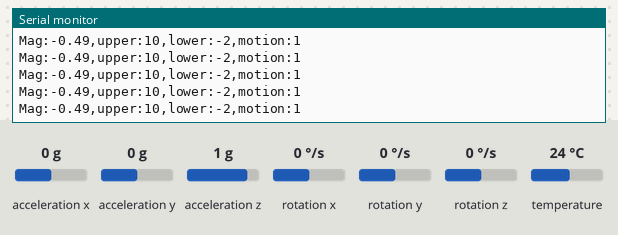
Bench run of a sketch on a simulated Arduino Leonardo, built with avr-gcc and run on an emulated ATmega32U4. Shown: the last lines printed to the serial monitor. Inputs (shaded band) come from the test bench; at power-on: acceleration x 0 g, acceleration y 0 g, acceleration z 1 g, rotation x 0 °/s, rotation y 0 °/s, rotation z 0 °/s, temperature 24 °C.

Above: at 1.3 s.
1.4 s: acceleration x set to -1.4 g
At 2.5 s:
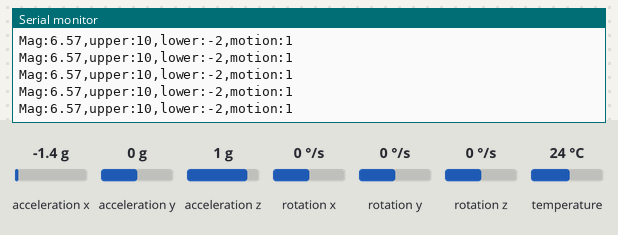
2.9 s: acceleration y set to -1.4 g
At 3.7 s:
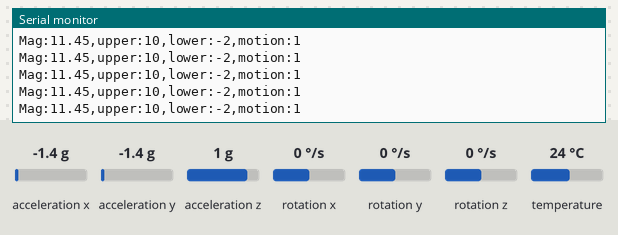
4.4 s: acceleration z set to -1.4 g
At 5.0 s:
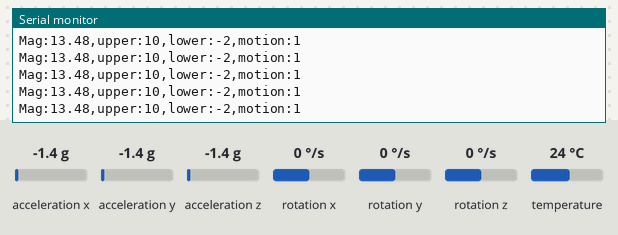
Timing chart, 0 to 7.4 s (numbered marks = the images above; inputs shaded):
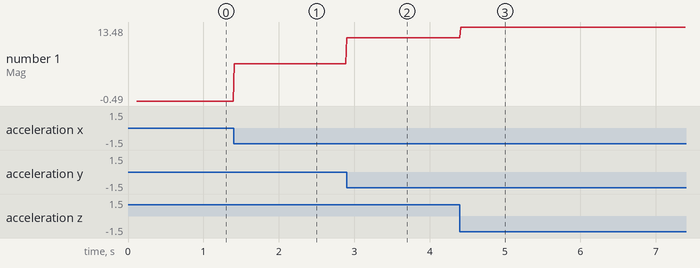

Measured:
- after the input at 1.4 s, the serial monitor: prints a new line at once (image 1)
- after the input at 2.9 s, the serial monitor: prints a new line at once (image 2)
- after the input at 4.4 s, the serial monitor: prints a new line at once (image 3)
- plotted number 1: -0.49 → 6.57 after the input at 1.4 s, 6.57 → 11.45 after the input at 2.9 s, 11.45 → 13.48 after the input at 4.4 s

The sketch:

mpu6050_test_1.ino
```cpp
#include <Adafruit_MPU6050.h>
#include <Adafruit_Sensor.h>
#include <Wire.h>

Adafruit_MPU6050 mpu;

void setup(void) {
  Serial.begin(115200);
  while (!Serial)
    delay(10); // will pause Zero, Leonardo, etc until serial console opens

  Serial.println("Adafruit MPU6050 test!");

  // Try to initialize!
  if (!mpu.begin()) {
    Serial.println("Failed to find MPU6050 chip");
    while (1) {
      delay(10);
    }
  }
  Serial.println("MPU6050 Found!");

  //setupt motion detection
  mpu.setHighPassFilter(MPU6050_HIGHPASS_0_63_HZ);
  mpu.setMotionDetectionThreshold(3);
  mpu.setMotionDetectionDuration(5);
  mpu.setInterruptPinLatch(true);	// Keep it latched.  Will turn off when reinitialized.
  mpu.setInterruptPinPolarity(true);
  mpu.setMotionInterrupt(true);

  Serial.println("");
  delay(100);
}

void loop() {
  sensors_event_t a, g, temp;
  mpu.getEvent(&a, &g, &temp);

  float x = a.acceleration.x;
  float y = a.acceleration.y;
  float z = a.acceleration.z;
  float magnitude = sqrt(x * x + y * y + z * z) - 10.30;
  Serial.print("Mag:");
  Serial.print(magnitude);
  Serial.print(",upper:");
  Serial.print(10);
  Serial.print(",lower:");
  Serial.print(-2);
  Serial.print(",motion:");
  if (mpu.getMotionInterruptStatus()) {
    Serial.println(1);
  } else Serial.println(0);


  delay(10);
}
```
